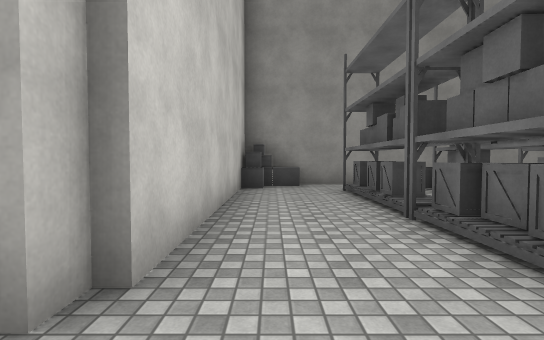
view 1 (above)

21 first-person views from a walk through a Unity game level. The camera is 1.3 m above the floor, tilts 2° down and sees 85° across. The floor is counted in squares, 2 m on a side. Each view is taken from the middle of a square. On the plan, view 1 faces up. The plan holds only what a view shows up to about 9 squares ahead; the rest is blank. The place goes on beyond the plan. The player character is not drawn. Some animated figures are left out. Door leaves are left out, so doorways stand open. Some surface patterns are stand-ins.

view 2
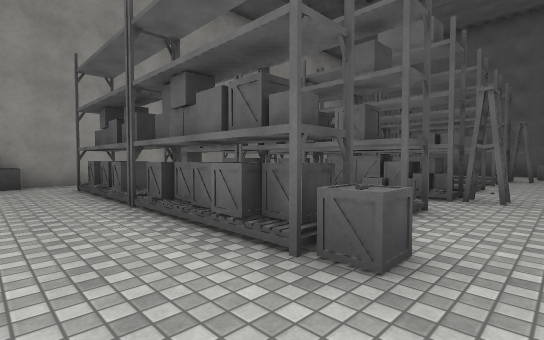

view 3
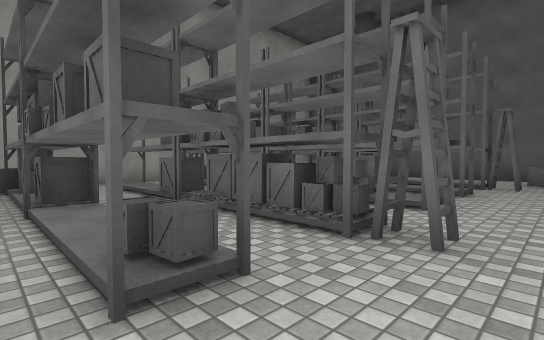

view 4
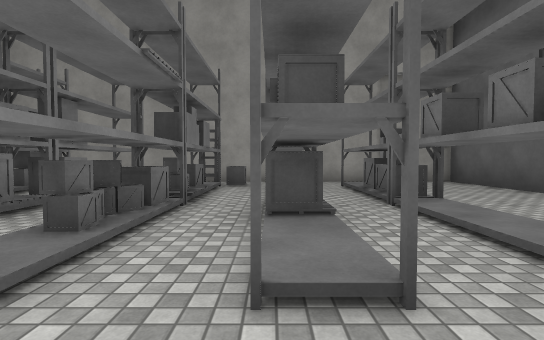

view 5
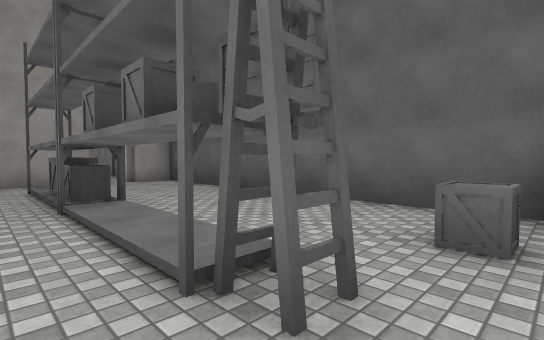

view 6
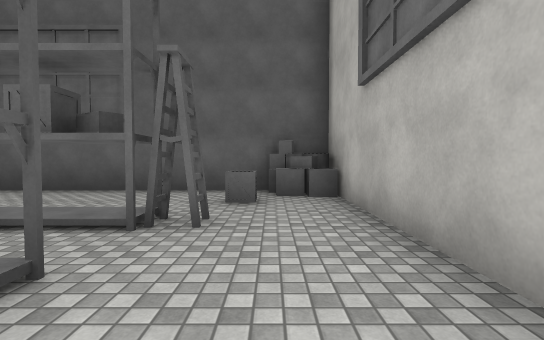

view 7
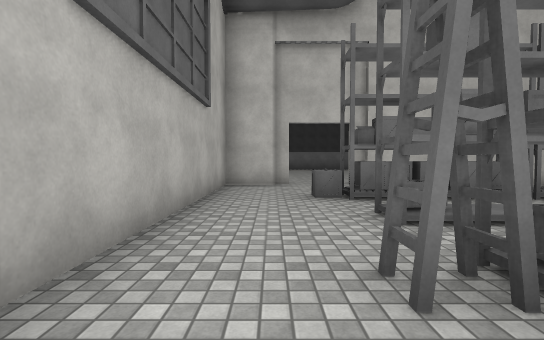

view 8
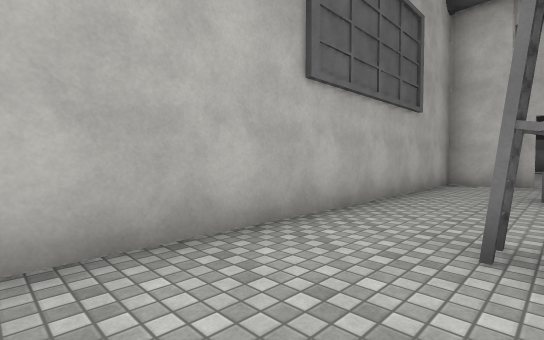

view 9
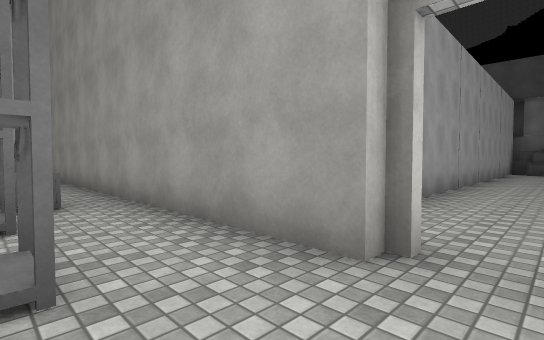

view 10
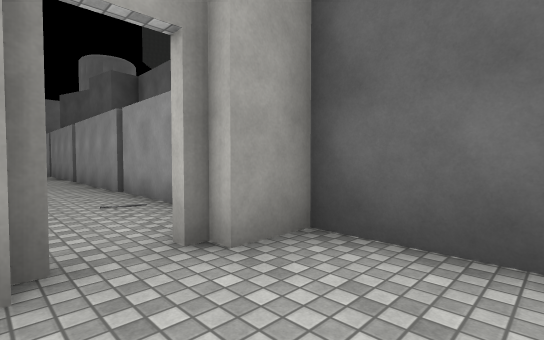

view 11
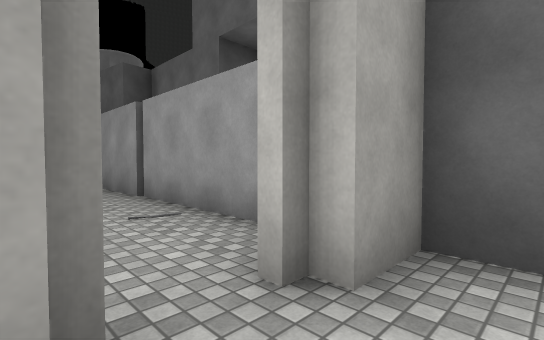

view 12
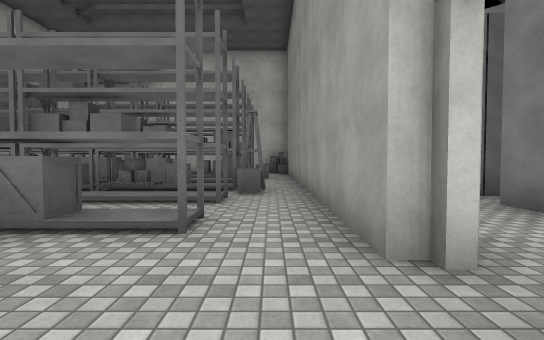

view 13
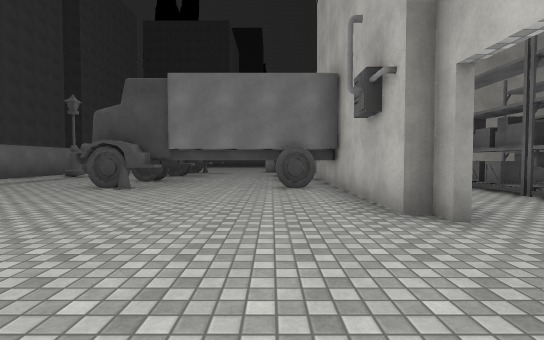

view 14
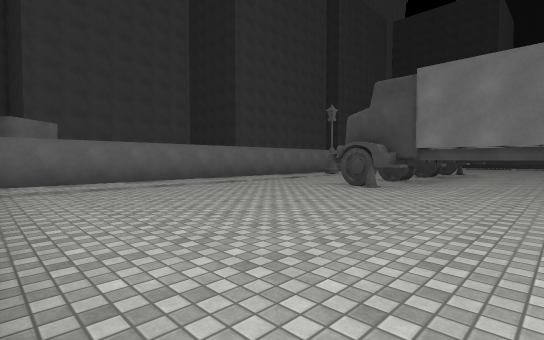

view 15
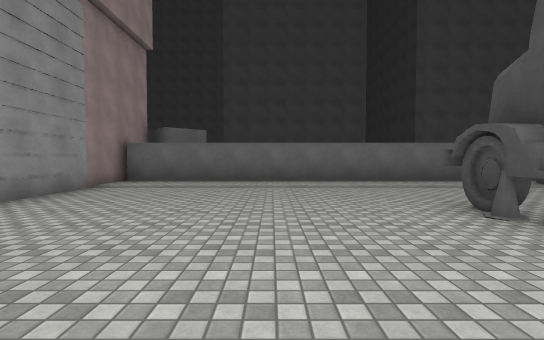

view 16
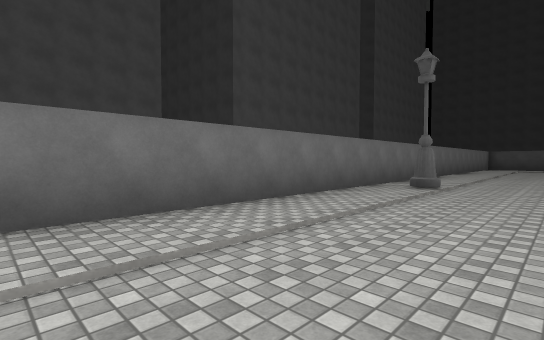

view 17
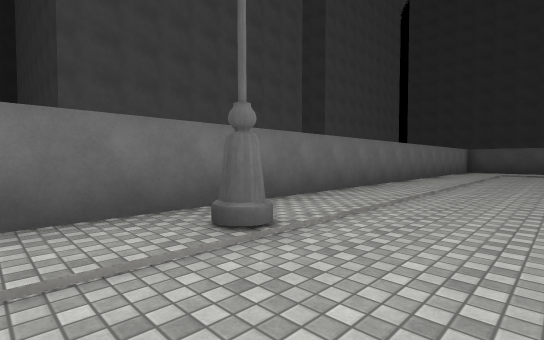

view 18
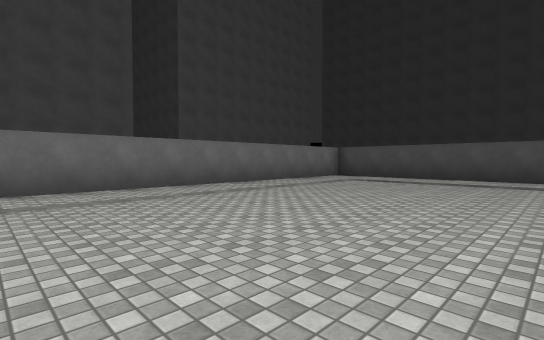

view 19
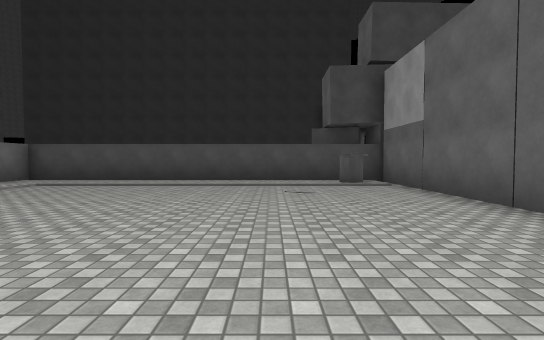

view 20
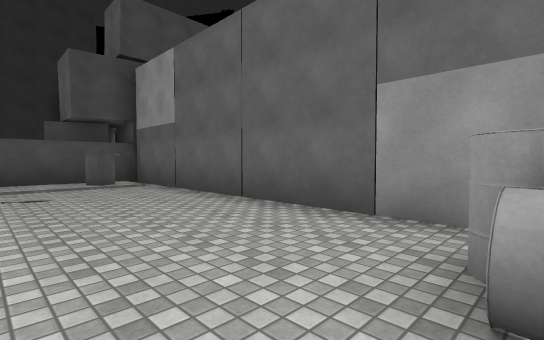

view 21
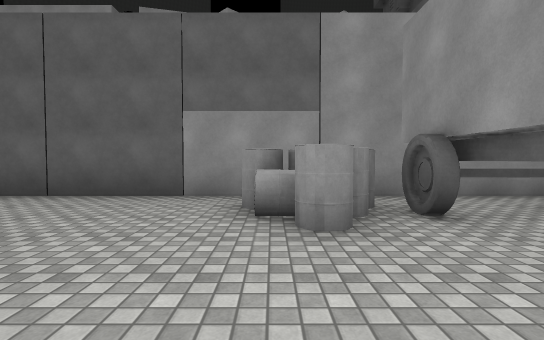

### Floor plan
Points are (right, up) in squares from view 1. A wall is a line through its corners. A room is listed if a view was taken in it or the views show most of it. See-through windows are left out.
Room 1 (views 1, 2, 3, 4, 5, 6, 7, 8, 9, 10, 11, 12)
walls: (12.1, 7.7) (-0.7, 7.7) (-0.7, 1.5); (-0.9, 1.5) (-0.9, 1); (14.3, -0.4) (14.3, 7.7) (13.3, 7.7); (-0.7, -0.9) (-0.7, -2.2) (12.4, -2.2); (-0.9, -0.5) (-0.9, -1)
ways out: open door at (-1, 0.5) to room 2; open door at (12.5, 8)
objects: other object (0, 7); other object (0, 8); other object (2, -1); other object (2, 0); other object (2, 1); other object (2, 2); other object (2, 3); other object (2, 4); other object (2, 5); other object (2, 6); other object (3, 4) to (4, 6); other object (3, 7); other object (4, 1) to (4, 3); other object (5, 0) to (6, 2); other object (6, 0); other object (6, 3) to (6, 6); other object (7, 1) to (7, 3); other object (7, 4) to (7, 6); other object (8, 1); other object (8, 4); other object (8, 6); other object (9, 1) to (9, 3); other object (9, 4) to (9, 6); other object (11, 0) to (11, 2); other object (11, 3) to (11, 6); other object (13, -2); other object (13, -1); other object (13, 0); other object (14, -2); other object (14, -1)
Room 2 (views 13, 14, 15, 16, 17, 18, 19, 20, 21)
walls: (-2.5, 10.8) (-2.5, 11.9); (-3, 12.2) (-2, 12.2); (-3.8, 11.8) (-2.4, 11.8); (-1.5, 5.1) (-2.1, 5.1); (-2, 4.7) (-3, 4.7); (-2.8, 5.1) (-5.5, 5.1); (-5.2, 6.6) (-6.2, 6.6); (-0.6, 22.8) (-11.3, 22.9) (-11.3, 21.9); (-6.2, 6.8) (-7.1, 6.8); (-6.4, 4.7) (-7.2, 4.7); (-1.4, 1.5) (-1.4, 6.4); (-7.3, 5) (-7.3, 4.5); (-1.1, 1) (-1.1, 1.5); (-11.3, 19.5) (-11.2, -2.1); (-11.6, -2.2) (-7.4, -2.2)
ways out: open door at (-1, 0.5) to room 1
objects: other object (-10, 9); other object (-6, 5); other object (-3, 13); other object (-2, 13); other object (-2, 14); other object (-2, 22); other object (0, 11); other object (0, 12) to (1, 12); other object (0, 13) to (1, 15); other object (0, 16) to (0, 17); other object (0, 18); other object (0, 19); other object (0, 20) to (1, 22); other object (0, 23); other object (1, 14) to (1, 15); other object (1, 16); other object (1, 19) to (1, 20); other object (2, 20); other object (8, 9) to (8, 10); other object (10, 13); other object (10, 14); other object (10, 14) to (11, 16); other object (10, 16); other object (11, 11) to (11, 13); other object (11, 17); other object (14, 9) to (14, 11); other object (14, 12) to (14, 15); other object (14, 16) to (14, 19); other object (15, 16) to (15, 17); other object (16, 12) to (16, 13); other object (16, 14) to (16, 16)

Where each view was taken, in squares from view 1:
view 1: 0 up, 0 right, facing up
view 2: 1 down, 0 right, facing up-right
view 3: 1 down, 3 right, facing up-right
view 4: 1 down, 9 right, facing up
view 5: 1 down, 10 right, facing up-right
view 6: 1 down, 8 right, facing right
view 7: 1 down, 7 right, facing left
view 8: 0 up, 8 right, facing down-left
view 9: 6 up, 13 right, facing up-left
view 10: 6 up, 12 right, facing up-right
view 11: 7 up, 12 right, facing up-right
view 12: 7 up, 14 right, facing left
view 13: 2 down, 3 left, facing up
view 14: 2 down, 3 left, facing up-left
view 15: 2 up, 3 left, facing left
view 16: 2 up, 8 left, facing up-left
view 17: 7 up, 8 left, facing up-left
view 18: 13 up, 5 left, facing up-left
view 19: 14 up, 4 left, facing up
view 20: 14 up, 4 left, facing up-right
view 21: 14 up, 6 left, facing right
